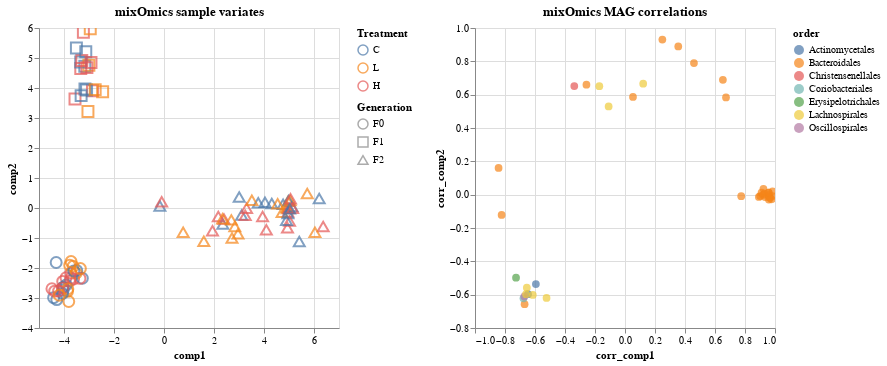

Notebook source saved alongside this figure:
### Code cell
rank = "order"
a = alt.Chart(gen_mag_samples.reset_index(),
             title="mixOmics sample variates").mark_point(size=120).encode(
    x='comp1',
    y='comp2',
    color=alt.Color("Treatment", sort=["C","L","H"]),
    shape="Generation",
    tooltip=['Sample', 'Generation', 'Treatment']
).interactive()

b = alt.Chart(gen_mag_features.loc[(abs(gen_mag_features.corr_comp1)>0.5)|((abs(gen_mag_features.corr_comp2)>0.5))].reset_index(),
             title="mixOmics MAG correlations").mark_circle(size=60).encode(
    x="corr_comp1",
    y="corr_comp2",
    color=rank,
    #size="Stability",
    tooltip=["index","stability_comp1", "stability_comp2", "phylum","class","order","family","genus","species"]
).interactive()


alt.hconcat(a,b).resolve_scale(
    color='independent',
    shape='independent'
)
